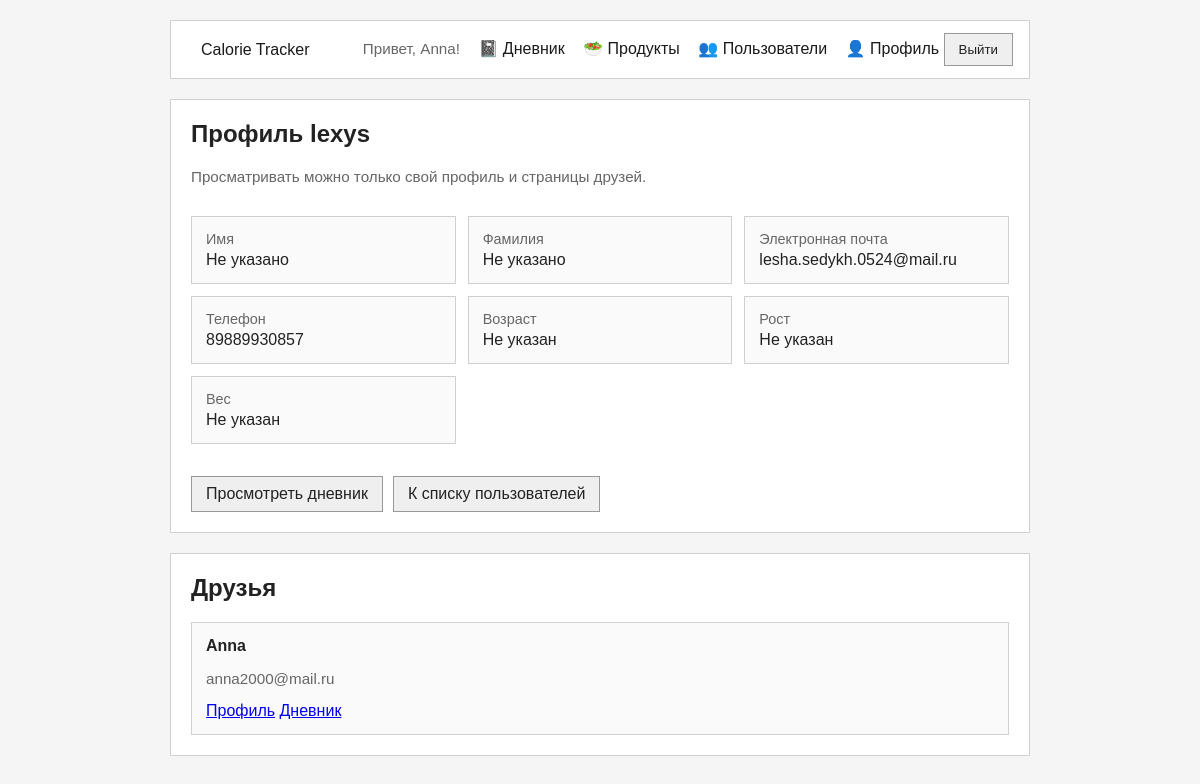
Screenshot of /profile/lexys/ (signed in) with the database file from the repository.
### accounts/models.py (models this page shows, shortened)
class CustomUser(AbstractUser):
    first_name = models.CharField("Имя", max_length=150, blank=True)
    last_name = models.CharField("Фамилия", max_length=150, blank=True)
    email = models.EmailField("Электронная почта", unique=True)
    phone = models.CharField(
        "Телефон",
        max_length=20,
        unique=True,
        blank=True,
        null=True,
        validators=[
            RegexValidator(
                regex=r"^\+?[\d\s\-()]{7,20}$",
                message="Введите корректный номер телефона.",
            )
        ],
    )
    age = models.PositiveSmallIntegerField("Возраст", blank=True, null=True)
    height = models.PositiveSmallIntegerField("Рост, см", blank=True, null=True)
    weight = models.DecimalField("Вес, кг", max_digits=5, decimal_places=2, blank=True, null=True)
    friends = models.ManyToManyField("self", blank=True)

### accounts/views.py (the view)
# urls.py: path("profile/<slug:username>/", profile_detail_view, name="profile_detail"),
@login_required
def profile_detail_view(request, username):
    profile_user = get_object_or_404(CustomUser, username=username)
    is_friend = request.user.friends.filter(pk=profile_user.pk).exists()
    if profile_user != request.user and not is_friend:
        raise PermissionDenied(
            "Вы можете просматривать только свою собственную страницу и профили своих друзей."
        )
    return render(
        request,
        "accounts/profile_detail.html",
        {
            "profile_user": profile_user,
            "is_own_profile": request.user == profile_user,
            "is_friend": is_friend,
            "can_add_friend": request.user != profile_user and not is_friend,
            "friends": profile_user.friends.order_by("username"),
        },
    )

### accounts/templates/accounts/profile_detail.html (shortened to what this page needs)
{% extends "base.html" %}
{% block content %}
<section class="card stack">
    <div>
        <h1>Профиль {{ profile_user.username }}</h1>
        <p class="muted">Просматривать можно только свой профиль и страницы друзей.</p>
    </div>
    <div class="grid">
        <div class="user-card">
            <div class="label">Имя</div>
            <div>{{ profile_user.first_name|default:"Не указано" }}</div>
        </div>
        <div class="user-card">
            <div class="label">Фамилия</div>
            <div>{{ profile_user.last_name|default:"Не указано" }}</div>
        </div>
        <div class="user-card">
            <div class="label">Электронная почта</div>
            <div>{{ profile_user.email }}</div>
        </div>
        <div class="user-card">
            <div class="label">Телефон</div>
            <div>{{ profile_user.phone|default:"Не указан" }}</div>
        </div>
        <div class="user-card">
            <div class="label">Возраст</div>
            <div>{{ profile_user.age|default:"Не указан" }}</div>
        </div>
        <div class="user-card">
            <div class="label">Рост</div>
            <div>
                {% if profile_user.height %}
                    {{ profile_user.height }} см
                {% else %}
                    Не указан
                {% endif %}
            </div>
        </div>
        <div class="user-card">
            <div class="label">Вес</div>
            <div>
                {% if profile_user.weight %}
                    {{ profile_user.weight }} кг
                {% else %}
                    Не указан
                {% endif %}
            </div>
        </div>
    </div>
    <div class="actions">
        {% if is_own_profile %}
            <a class="button-link" href="{% url 'accounts:edit_profile' %}">Редактировать профиль</a>
            <a class="button-link" href="{% url 'accounts:password_change' %}">Сменить пароль</a>
        {% elif can_add_friend %}
            <form class="inline-form" method="post" action="{% url 'accounts:add_friend' profile_user.username %}">
                {% csrf_token %}
                <button type="submit">Добавить в друзья</button>
            </form>
        {% elif is_friend %}
            <a class="button-link" href="{% url 'diary:friend_diary' profile_user.username %}">Просмотреть дневник</a>
        {% endif %}
        <a class="button-link" href="{% url 'accounts:users_list' %}">К списку пользователей</a>
    </div>
</section>
<section class="card">
    <h2>Друзья</h2>
    {% if friends %}
        <div class="grid">
            {% for friend in friends %}
                <div class="user-card">
                    <strong>{{ friend.username }}</strong>
                    <p class="muted">{{ friend.email }}</p>
                    <a href="{% url 'accounts:profile_detail' friend.username %}">Профиль</a>
                    <a href="{% url 'diary:friend_diary' friend.username %}">Дневник</a>
                </div>
            {% endfor %}
        </div>
    {% else %}
        <p>Пока друзей нет.</p>
    {% endif %}
</section>
{% endblock %}

### templates/base.html (shortened to what this page needs)
<!DOCTYPE html>
<html lang="ru">
<head>
</head>
<body>
    <div class="page">
        <nav class="nav">
            <strong><a href="{% url 'accounts:home' %}">Calorie Tracker</a></strong>
            <div>
                {% if user.is_authenticated %}
                    <span class="muted">Привет, {{ user.username }}!</span>
                    <a href="{% url 'diary:diary' %}">📓 Дневник</a>
                    <a href="{% url 'products:list' %}">🥗 Продукты</a>
                    <a href="{% url 'accounts:users_list' %}">👥 Пользователи</a>
                    <a href="{% url 'accounts:profile' %}">👤 Профиль</a>
                    <form class="inline-form" method="post" action="{% url 'accounts:logout' %}" style="display: inline;">
                        <button type="submit">Выйти</button>
                    </form>
                {% else %}
                    <a href="{% url 'accounts:login' %}">Войти</a>
                    <a href="{% url 'accounts:register' %}">Регистрация</a>
                    <a href="{% url 'accounts:password_reset' %}">Восстановить пароль</a>
                {% endif %}
            </div>
        </nav>
        {% block content %}{% endblock %}
    </div>
</body>
</html>

### templates/base.html (style rules this page uses)
* { box-sizing: border-box; }
body { margin: 0; font-family: Arial, sans-serif; background: #f5f5f5; color: #222; }
.page { max-width: 900px; margin: 0 auto; padding: 20px; }
.nav { display: flex; justify-content: space-between; align-items: center; gap: 12px; padding: 12px 16px; margin-bottom: 20px; background: #ffffff; border: 1px solid #d0d0d0; }
.nav a { color: #1a1a1a; text-decoration: none; font-weight: 400; margin-left: 14px; }
.nav strong { font-size: 1rem; }
.card { background: #ffffff; border: 1px solid #d0d0d0; padding: 20px; margin-bottom: 20px; }
.stack { display: grid; gap: 16px; }
.grid { display: grid; grid-template-columns: repeat(auto-fit, minmax(220px, 1fr)); gap: 12px; }
h1, h2 { margin-top: 0; }
button, .button-link { display: inline-block; padding: 8px 14px; border: 1px solid #999; background: #efefef; color: #222; text-decoration: none; font-weight: 400; cursor: pointer; }
.helptext, .muted { color: #666; font-size: 0.95rem; }
.actions { display: flex; flex-wrap: wrap; gap: 10px; align-items: center; margin-top: 16px; }
.inline-form { margin: 0; }
.user-card { padding: 14px; border: 1px solid #d0d0d0; background: #fafafa; }
.label { font-size: 0.9rem; color: #666; margin-bottom: 4px; }

### rows the page displays
CustomUser: username "Anna", email "anna2000@mail.ru"
CustomUser: username "lexys", first_name "Не указано", last_name "Не указано", email "lesha.sedykh.0524@mail.ru", phone "89889930857", age "Не указан"
